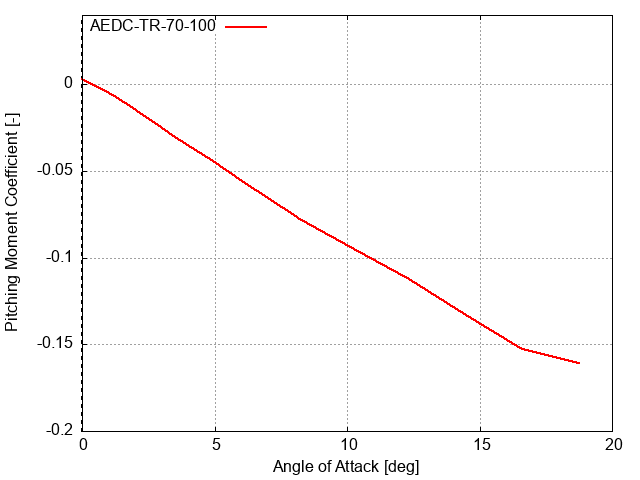

Generate this figure with gnuplot:
set terminal png
set output "Ma_1.00_Cm.png"
set xlabel "Angle of Attack [deg]"
set ylabel "Pitching Moment Coefficient [-]"
set xrange [0: 20]
set yrange [-0.2: 0.04]
set xtics 10
set ytics nomirror
set key right top
set grid
set yzeroaxis lw 2
set style line 1 lc rgb '#ff0000' lw 2 pt 1 ps 0
set style line 2 lc rgb '#0000ff' lw 2 pt 1 ps 0
set style line 3 lc rgb '#00ff00' lw 2 pt 1 ps 0
set style line 4 lc rgb '#000000' lw 2 pt 1 ps 0
set datafile separator ","
plot \
  "AEDC-TR-70-100/Ma_1.00.csv" using 1:4 with linespoints ls 1 title "AEDC-TR-70-100",
